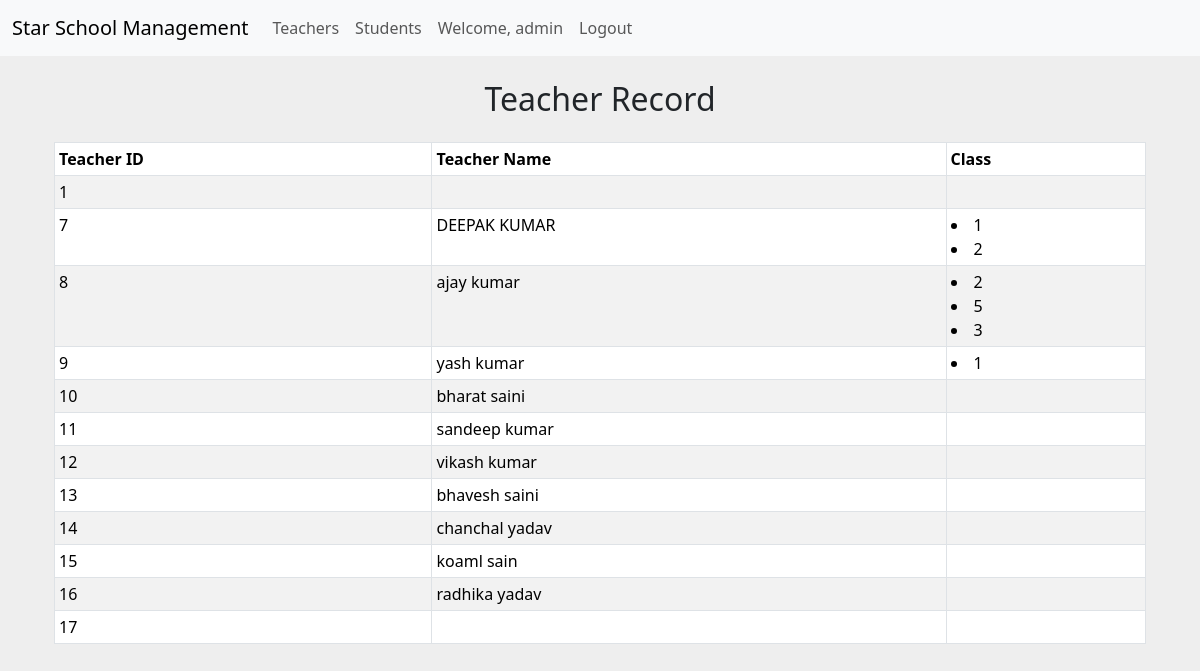
The page /school/teachers/ (signed in) on the database its author committed.
### school/models.py (models this page shows, shortened)
class Class(models.Model):
    teacher = models.ManyToManyField(User)
    name = models.CharField(max_length=60, unique=True)

### school/views.py (the view)
# urls.py: path('teachers/', views.teacher_list, name="teacher_list"),
def teacher_list(request):
    teachers_with_classes = []
    teachers = User.objects.all()
    for teacher in teachers:
        classes = Class.objects.filter(teacher=teacher)
        teachers_with_classes.append({'teacher': teacher, 'classes': classes})
    return render(request, "teachers/teacher.html", {'teachers_with_classes': teachers_with_classes})

### school/templates/teachers/teacher.html
{% extends 'home/base.html' %}
{% block content %}
{% if request.user.is_superuser %}
<h2 class="text-center mt-4">Teacher Record</h2>
<div class="container mt-4">
    <table class="table table-striped table-bordered table-sm">
        <thead class="thead-dark">
            <tr>
                <th>Teacher ID</th>
                <th>Teacher Name</th>
                <th>Class</th>
            </tr>
        </thead>
        <tbody>
            {% for teacher_with_classes in teachers_with_classes %}
                <tr>
                    <td>{{ teacher_with_classes.teacher.id }}</td>
                    <td>{{ teacher_with_classes.teacher.first_name }} {{ teacher_with_classes.teacher.last_name }}</td>
                    <td>
                        {% for class in teacher_with_classes.classes %}
                        <li>{{ class.name }}</li>
                        {% endfor %}
                    </td>
                </tr>
            {% endfor %}
        </tbody>
    </table>
    <br>
    <br>
</div>
{% endif %}
{% endblock %}

### school/templates/home/base.html (shortened to what this page needs)
{% load static %}
<!doctype html>
<html lang="en">
<head>
    <link href="https://cdn.jsdelivr.net/npm/bootstrap@5.3.3/dist/css/bootstrap.min.css" rel="stylesheet"
>
    <link rel="stylesheet" href="{% static 'styles/style.css' %}">
</head>
<body>
    <nav class="navbar navbar-expand-lg bg-body-tertiary">
        <div class="container-fluid">
            <a class="navbar-brand" href="/school">Star School Management</a>
            <div class="collapse navbar-collapse" id="navbarSupportedContent">
                <ul class="navbar-nav me-auto mb-2 mb-lg-0">
                    {% if user.is_authenticated %}
                        {% if user.is_superuser %}
                            <li class="nav-item">
                                <a class="nav-link" href="/school/teachers">Teachers</a>
                            </li>
                            <li class="nav-item">
                                <a class="nav-link" href="/school/students">Students</a>
                            </li>
                        {% endif %}
                        <li class="nav-item">
                            <a class="nav-link" href="#">Welcome, {{user.username}}</a>
                        </li>
                        <li class="nav-item">
                            <a class="nav-link" href="/school/logout">Logout</a>
                        </li>
                    {% else %}
                        <li class="nav-item">
                            <a class="nav-link" href="/school/login">Login</a>
                        </li>
                    {% endif %}
                </ul>
            </div>
        </div>
    </nav>
        <main class="content container">
            <div class="row">
                <div class="col">
                    {% block content %}
                    {% endblock %}
                </div>
            </div>
        </main>
</body>
</html>

### school/static/styles/style.css (style rules this page uses)
* { margin:0; padding:0 }
a,a:hover { text-decoration: none; }
body { background-color: #eee!important; }

### rows shown on the page
Class: name "1"
Class: name "2"
Class: name "5"
Class: name "3"

### other values the page prints
{{ user.username }} "admin"
{{ teacher_with_classes.teacher.id }} "1"
{{ teacher_with_classes.teacher.id }} "7"
{{ teacher_with_classes.teacher.first_name }} "DEEPAK"
{{ teacher_with_classes.teacher.last_name }} "KUMAR"
{{ teacher_with_classes.teacher.id }} "8"
{{ teacher_with_classes.teacher.first_name }} "ajay"
{{ teacher_with_classes.teacher.last_name }} "kumar"
{{ teacher_with_classes.teacher.id }} "9"
{{ teacher_with_classes.teacher.first_name }} "yash"
{{ teacher_with_classes.teacher.id }} "10"
{{ teacher_with_classes.teacher.first_name }} "bharat"
{{ teacher_with_classes.teacher.last_name }} "saini"
{{ teacher_with_classes.teacher.id }} "11"
{{ teacher_with_classes.teacher.first_name }} "sandeep"
